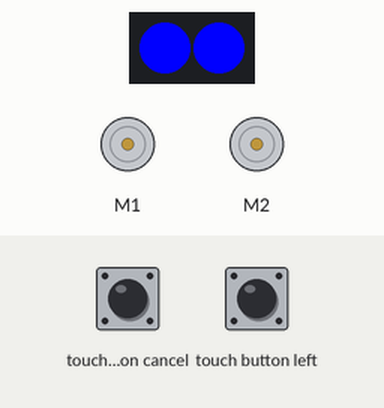
Simulated run of this program. Board: MicroPython board. Parts: 2 × DC motor (green arrow = forward, orange = backward, longer = faster), 2 RGB LEDs in strip order, left to right. Inputs (shaded band) come from the test bench; at power-on: touch button left LOW, touch button cancel LOW.

Above: at 3.2 s.
3.3 s: touch button left pulled HIGH for 0.15 s
At 3.37 s:
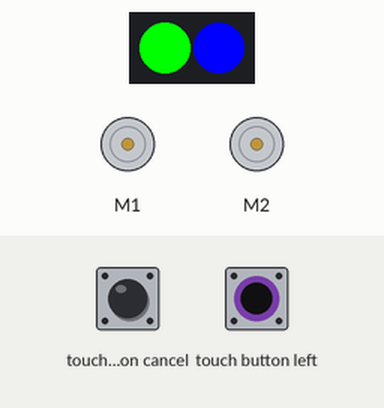
4.9 s: touch button left pulled HIGH for 3.2 s
At 8.7 s:
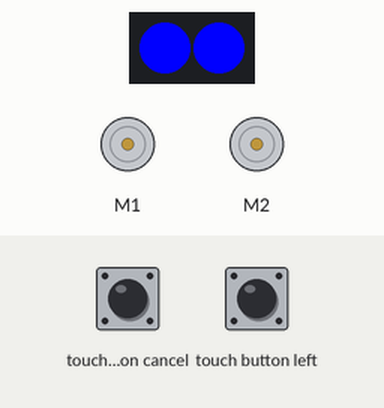
Timing chart, 0 to 10.2 s (numbered marks = the images above; inputs shaded):
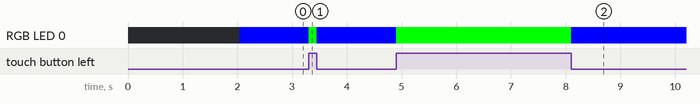

Measured:
- after the input at 3.3 s, RGB LED 0: RGB(0, 0, 255) → RGB(0, 255, 0) at once, → RGB(0, 0, 255) 0.15 s later
- after the input at 4.9 s, RGB LED 0: RGB(0, 0, 255) → RGB(0, 255, 0) at once, → RGB(0, 0, 255) 3.2 s later

The program:

project02.py
```python
# ==========================================================
#                      Control the LEDs
#       In this project, you'll use the buttons on the
#      back of the ALVIK to control the LEDs.  It works
#                         like this:
#                  No button--Two blue LEDs
#                  Left--Left LED is green
#                  Right--Right LED is green
#                  Up--Both LEDs are yellow
#                  Down--Both LEDs are purple
#                  Cancel--Stop Running
# ==========================================================


# WORK Import the ArduinoAlvik class and the sleep_ms() function
from arduino_alvik import ArduinoAlvik #get the alvik controller description
from time import sleep_ms

# WORK Create a new ArduinoAlvik object named bot
alvik = ArduinoAlvik() # get an alvik controller

try:
  alvik.begin() # Start the bot

  # Loop forever
  while True:

    # Check to see if the user pressed X
    if alvik.get_touch_cancel():
      break


    # Check to see if the LEFT ARROW is pushed
    # If the LEFT ARROW is upushed set the LEFT
    # LED to GREEN

    if alvik.get_touch_left():
      alvik.left_led.set_color(0,1,0)
    # WORK: Check to see if the RIGHT ARROW is pushed
    # WORK: If the RIGHT ARROW is pushed set the
    # WORK RIGHT LED to GREEN
    # elif alvik.get_touch_right():
    #  alvik.right_led.set_color(0,1,0)

    # WORK: Check to see if the UP ARROW is pushed.
    # WORK: If the UP ARROW is pushed set both
    # WORK: LEDS to Yellow (RED, GREEN, OFF)


    # WORK: Check to see if the DOWN ARROW is pushed.
    # WORK: If the DOWN ARROW is pushed set both
    # WORK: LEDS to PURPLE (RED, OFF, BLUE)

    # Set both LEDs to BLUE
    else:
      alvik.right_led.set_color(0,0,1)
      alvik.left_led.set_color(0,0,1)

    # WORK: Sleep for 10 ms

finally:
  # WORK  When you are out of the loop
  # or there is an interruption
  # turn off both LEDs and stop the robot.
  pass
```
